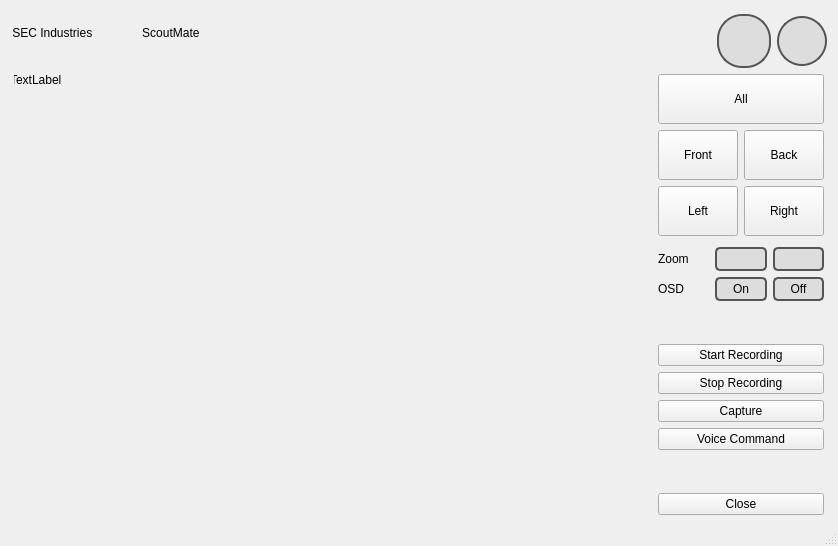
<?xml version="1.0" encoding="UTF-8"?>
<ui version="4.0">
 <class>MainWindow</class>
 <widget class="QMainWindow" name="MainWindow">
  <property name="geometry">
   <rect>
    <x>0</x>
    <y>0</y>
    <width>838</width>
    <height>546</height>
   </rect>
  </property>
  <property name="sizePolicy">
   <sizepolicy hsizetype="Expanding" vsizetype="Expanding">
    <horstretch>0</horstretch>
    <verstretch>0</verstretch>
   </sizepolicy>
  </property>
  <property name="windowTitle">
   <string>MainWindow</string>
  </property>
  <property name="tabShape">
   <enum>QTabWidget::Rounded</enum>
  </property>
  <widget class="QWidget" name="mainWidget">
   <layout class="QVBoxLayout" name="verticalLayout_4">
    <item>
     <spacer name="verticalSpacer_4">
      <property name="orientation">
       <enum>Qt::Vertical</enum>
      </property>
      <property name="sizeType">
       <enum>QSizePolicy::Fixed</enum>
      </property>
      <property name="sizeHint" stdset="0">
       <size>
        <width>20</width>
        <height>5</height>
       </size>
      </property>
     </spacer>
    </item>
    <item>
     <layout class="QHBoxLayout" name="horizontalLayout_4">
      <item>
       <layout class="QHBoxLayout" name="horizontalLayout_3">
        <item alignment="Qt::AlignLeft">
         <widget class="QLabel" name="brandTitle">
          <property name="maximumSize">
           <size>
            <width>400</width>
            <height>29</height>
           </size>
          </property>
          <property name="styleSheet">
           <string notr="true">font: 14pt &quot;Sans Serif&quot;;</string>
          </property>
          <property name="text">
           <string> SEC Industries               ScoutMate</string>
          </property>
          <property name="textFormat">
           <enum>Qt::AutoText</enum>
          </property>
          <property name="scaledContents">
           <bool>false</bool>
          </property>
          <property name="alignment">
           <set>Qt::AlignLeading|Qt::AlignLeft|Qt::AlignTop</set>
          </property>
         </widget>
        </item>
        <item>
         <spacer name="horizontalSpacer">
          <property name="orientation">
           <enum>Qt::Horizontal</enum>
          </property>
          <property name="sizeHint" stdset="0">
           <size>
            <width>40</width>
            <height>20</height>
           </size>
          </property>
         </spacer>
        </item>
        <item>
         <widget class="QPushButton" name="userBtn">
          <property name="styleSheet">
           <string notr="true">height: 50;
width: 50;
border: 2px solid #555;
border-radius: 25px;
background-color: #DDD;
</string>
          </property>
          <property name="text">
           <string/>
          </property>
          <property name="icon">
           <iconset>
            <normaloff>../img/user.png</normaloff>../img/user.png</iconset>
          </property>
          <property name="iconSize">
           <size>
            <width>30</width>
            <height>30</height>
           </size>
          </property>
         </widget>
        </item>
        <item>
         <widget class="QPushButton" name="settingBtn">
          <property name="minimumSize">
           <size>
            <width>50</width>
            <height>0</height>
           </size>
          </property>
          <property name="maximumSize">
           <size>
            <width>50</width>
            <height>50</height>
           </size>
          </property>
          <property name="styleSheet">
           <string notr="true">height: 50;
width: 50;
border: 2px solid #555;
border-radius: 25px;
background-color: #DDD;
</string>
          </property>
          <property name="text">
           <string/>
          </property>
          <property name="icon">
           <iconset>
            <normaloff>../img/generalSetting.svg</normaloff>../img/generalSetting.svg</iconset>
          </property>
          <property name="iconSize">
           <size>
            <width>30</width>
            <height>30</height>
           </size>
          </property>
         </widget>
        </item>
        <item>
         <spacer name="horizontalSpacer_4">
          <property name="orientation">
           <enum>Qt::Horizontal</enum>
          </property>
          <property name="sizeType">
           <enum>QSizePolicy::Fixed</enum>
          </property>
          <property name="sizeHint" stdset="0">
           <size>
            <width>2</width>
            <height>10</height>
           </size>
          </property>
         </spacer>
        </item>
       </layout>
      </item>
     </layout>
    </item>
    <item>
     <layout class="QHBoxLayout" name="horizontalLayout_5">
      <item>
       <spacer name="horizontalSpacer_2">
        <property name="orientation">
         <enum>Qt::Horizontal</enum>
        </property>
        <property name="sizeType">
         <enum>QSizePolicy::Preferred</enum>
        </property>
        <property name="sizeHint" stdset="0">
         <size>
          <width>5</width>
          <height>20</height>
         </size>
        </property>
       </spacer>
      </item>
      <item>
       <widget class="QWidget" name="videoWidget" native="true">
        <property name="sizePolicy">
         <sizepolicy hsizetype="Expanding" vsizetype="Expanding">
          <horstretch>0</horstretch>
          <verstretch>0</verstretch>
         </sizepolicy>
        </property>
        <property name="minimumSize">
         <size>
          <width>350</width>
          <height>300</height>
         </size>
        </property>
        <property name="styleSheet">
         <string notr="true">background-color: ligrgb(0, 0, 0);
</string>
        </property>
        <widget class="QLabel" name="videoLabel">
         <property name="geometry">
          <rect>
           <x>-4</x>
           <y>-1</y>
           <width>640</width>
           <height>480</height>
          </rect>
         </property>
         <property name="sizePolicy">
          <sizepolicy hsizetype="Expanding" vsizetype="Expanding">
           <horstretch>0</horstretch>
           <verstretch>0</verstretch>
          </sizepolicy>
         </property>
         <property name="styleSheet">
          <string notr="true">height: 350;
width: 300</string>
         </property>
         <property name="text">
          <string>TextLabel</string>
         </property>
         <property name="scaledContents">
          <bool>true</bool>
         </property>
         <property name="alignment">
          <set>Qt::AlignLeading|Qt::AlignLeft|Qt::AlignTop</set>
         </property>
        </widget>
       </widget>
      </item>
      <item>
       <layout class="QVBoxLayout" name="verticalLayout_3">
        <property name="sizeConstraint">
         <enum>QLayout::SetMinimumSize</enum>
        </property>
        <item>
         <layout class="QVBoxLayout" name="verticalLayout">
          <item>
           <widget class="QPushButton" name="cameraAllButton">
            <property name="sizePolicy">
             <sizepolicy hsizetype="Minimum" vsizetype="Minimum">
              <horstretch>0</horstretch>
              <verstretch>0</verstretch>
             </sizepolicy>
            </property>
            <property name="minimumSize">
             <size>
              <width>50</width>
              <height>50</height>
             </size>
            </property>
            <property name="text">
             <string>All</string>
            </property>
           </widget>
          </item>
          <item>
           <layout class="QHBoxLayout" name="horizontalLayout_2">
            <item>
             <widget class="QPushButton" name="cameraFrontButton">
              <property name="sizePolicy">
               <sizepolicy hsizetype="Minimum" vsizetype="Minimum">
                <horstretch>0</horstretch>
                <verstretch>0</verstretch>
               </sizepolicy>
              </property>
              <property name="minimumSize">
               <size>
                <width>50</width>
                <height>50</height>
               </size>
              </property>
              <property name="text">
               <string>Front</string>
              </property>
             </widget>
            </item>
            <item>
             <widget class="QPushButton" name="cameraBackButton">
              <property name="sizePolicy">
               <sizepolicy hsizetype="Minimum" vsizetype="Minimum">
                <horstretch>0</horstretch>
                <verstretch>0</verstretch>
               </sizepolicy>
              </property>
              <property name="minimumSize">
               <size>
                <width>50</width>
                <height>50</height>
               </size>
              </property>
              <property name="text">
               <string>Back</string>
              </property>
             </widget>
            </item>
           </layout>
          </item>
          <item>
           <layout class="QHBoxLayout" name="horizontalLayout_6">
            <item>
             <widget class="QPushButton" name="cameraLeftButton">
              <property name="sizePolicy">
               <sizepolicy hsizetype="Minimum" vsizetype="Minimum">
                <horstretch>0</horstretch>
                <verstretch>0</verstretch>
               </sizepolicy>
              </property>
              <property name="minimumSize">
               <size>
                <width>50</width>
                <height>50</height>
               </size>
              </property>
              <property name="text">
               <string>Left</string>
              </property>
             </widget>
            </item>
            <item>
             <widget class="QPushButton" name="cameraRightButton">
              <property name="sizePolicy">
               <sizepolicy hsizetype="Minimum" vsizetype="Minimum">
                <horstretch>0</horstretch>
                <verstretch>0</verstretch>
               </sizepolicy>
              </property>
              <property name="minimumSize">
               <size>
                <width>50</width>
                <height>50</height>
               </size>
              </property>
              <property name="text">
               <string>Right</string>
              </property>
             </widget>
            </item>
           </layout>
          </item>
         </layout>
        </item>
        <item>
         <layout class="QHBoxLayout" name="horizontalLayout"/>
        </item>
        <item>
         <spacer name="verticalSpacer_2">
          <property name="orientation">
           <enum>Qt::Vertical</enum>
          </property>
          <property name="sizeType">
           <enum>QSizePolicy::Fixed</enum>
          </property>
          <property name="sizeHint" stdset="0">
           <size>
            <width>5</width>
            <height>5</height>
           </size>
          </property>
         </spacer>
        </item>
        <item>
         <layout class="QHBoxLayout" name="horizontalLayout_7">
          <item>
           <widget class="QLabel" name="label">
            <property name="text">
             <string>Zoom </string>
            </property>
           </widget>
          </item>
          <item>
           <widget class="QPushButton" name="zoomInBtn">
            <property name="sizePolicy">
             <sizepolicy hsizetype="Minimum" vsizetype="Fixed">
              <horstretch>0</horstretch>
              <verstretch>0</verstretch>
             </sizepolicy>
            </property>
            <property name="minimumSize">
             <size>
              <width>50</width>
              <height>0</height>
             </size>
            </property>
            <property name="styleSheet">
             <string notr="true">height: 20;
width: 10;
border: 2px solid #555;
border-radius: 5px;
background-color: #DDD;
</string>
            </property>
            <property name="text">
             <string/>
            </property>
            <property name="icon">
             <iconset>
              <normaloff>../img/Zoom In.svg</normaloff>../img/Zoom In.svg</iconset>
            </property>
           </widget>
          </item>
          <item>
           <widget class="QPushButton" name="zoomOutBtn">
            <property name="minimumSize">
             <size>
              <width>50</width>
              <height>0</height>
             </size>
            </property>
            <property name="styleSheet">
             <string notr="true">height: 20;
width: 10;
border: 2px solid #555;
border-radius: 5px;
background-color: #DDD;
</string>
            </property>
            <property name="text">
             <string/>
            </property>
            <property name="icon">
             <iconset>
              <normaloff>../img/Zoom out.svg</normaloff>../img/Zoom out.svg</iconset>
            </property>
           </widget>
          </item>
         </layout>
        </item>
        <item>
         <layout class="QHBoxLayout" name="horizontalLayout_8">
          <item>
           <widget class="QLabel" name="label_2">
            <property name="text">
             <string>OSD</string>
            </property>
           </widget>
          </item>
          <item>
           <widget class="QPushButton" name="osdOnBtn">
            <property name="minimumSize">
             <size>
              <width>50</width>
              <height>0</height>
             </size>
            </property>
            <property name="styleSheet">
             <string notr="true">height: 20;
width: 10;
border: 2px solid #555;
border-radius: 5px;
background-color: #DDD;
</string>
            </property>
            <property name="text">
             <string>On</string>
            </property>
           </widget>
          </item>
          <item>
           <widget class="QPushButton" name="osdOffBtn">
            <property name="minimumSize">
             <size>
              <width>50</width>
              <height>0</height>
             </size>
            </property>
            <property name="styleSheet">
             <string notr="true">height: 20;
width: 10;
border: 2px solid #555;
border-radius: 5px;
background-color: #DDD;
</string>
            </property>
            <property name="text">
             <string>Off</string>
            </property>
           </widget>
          </item>
         </layout>
        </item>
        <item>
         <spacer name="verticalSpacer">
          <property name="orientation">
           <enum>Qt::Vertical</enum>
          </property>
          <property name="sizeHint" stdset="0">
           <size>
            <width>20</width>
            <height>30</height>
           </size>
          </property>
         </spacer>
        </item>
        <item>
         <widget class="QPushButton" name="startRecordBtn">
          <property name="text">
           <string>Start Recording</string>
          </property>
         </widget>
        </item>
        <item>
         <widget class="QPushButton" name="stopRecordBtn">
          <property name="text">
           <string>Stop Recording</string>
          </property>
         </widget>
        </item>
        <item>
         <widget class="QPushButton" name="captureBtn">
          <property name="text">
           <string>Capture</string>
          </property>
         </widget>
        </item>
        <item>
         <widget class="QPushButton" name="voiceCommand">
          <property name="text">
           <string>Voice Command</string>
          </property>
         </widget>
        </item>
        <item>
         <spacer name="verticalSpacer_3">
          <property name="orientation">
           <enum>Qt::Vertical</enum>
          </property>
          <property name="sizeType">
           <enum>QSizePolicy::Expanding</enum>
          </property>
          <property name="sizeHint" stdset="0">
           <size>
            <width>20</width>
            <height>25</height>
           </size>
          </property>
         </spacer>
        </item>
        <item>
         <widget class="QPushButton" name="closeBtn">
          <property name="text">
           <string>Close</string>
          </property>
         </widget>
        </item>
       </layout>
      </item>
      <item>
       <spacer name="horizontalSpacer_3">
        <property name="orientation">
         <enum>Qt::Horizontal</enum>
        </property>
        <property name="sizeType">
         <enum>QSizePolicy::Fixed</enum>
        </property>
        <property name="sizeHint" stdset="0">
         <size>
          <width>5</width>
          <height>20</height>
         </size>
        </property>
       </spacer>
      </item>
     </layout>
    </item>
   </layout>
  </widget>
  <widget class="QMenuBar" name="menubar">
   <property name="geometry">
    <rect>
     <x>0</x>
     <y>0</y>
     <width>838</width>
     <height>20</height>
    </rect>
   </property>
  </widget>
  <widget class="QStatusBar" name="statusbar"/>
 </widget>
 <resources/>
 <connections/>
</ui>
